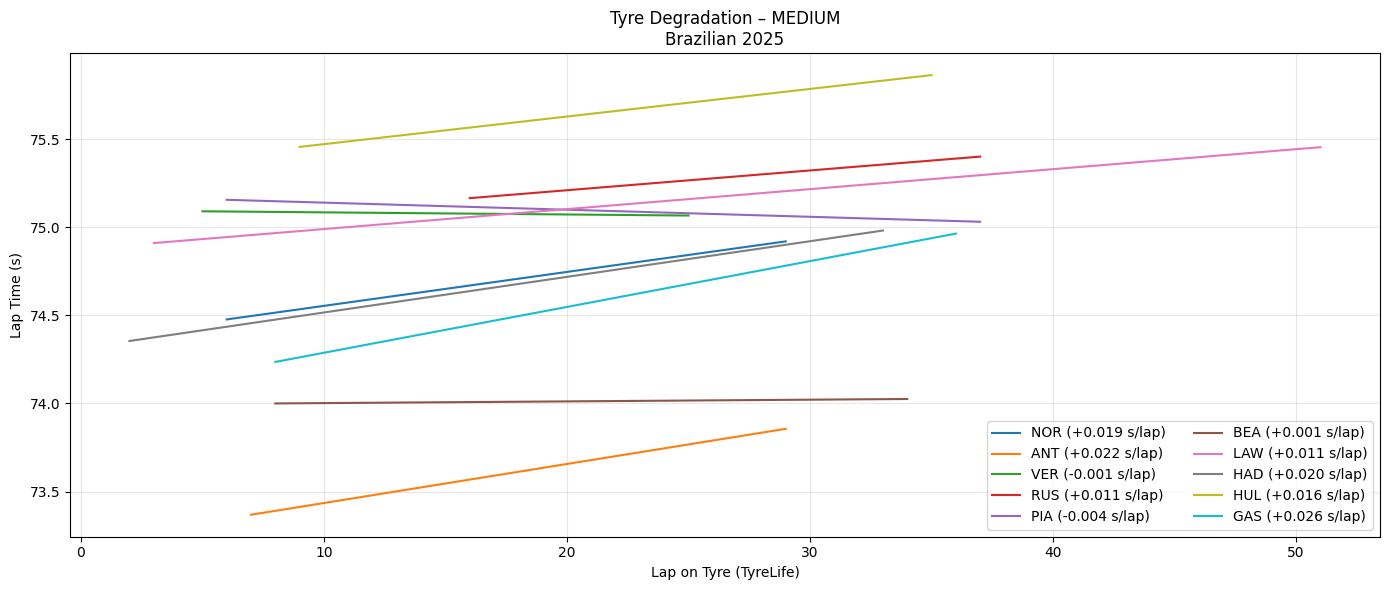

This chart was generated by the following Python code:
import fastf1, os
import pandas as pd
import numpy as np
import matplotlib.pyplot as plt
from pathlib import Path

# ========= CONFIG =========
YEAR = 2025
GP = "Brazilian"
SESSION = "R"
COMPOUND = "MEDIUM"      # SOFT / MEDIUM / HARD
TOP_N = 10             # Top N finishers
CACHE_DIR = Path("/content/fastf1_cache")

# ========= CACHE =========
CACHE_DIR.mkdir(parents=True, exist_ok=True)
fastf1.Cache.enable_cache(CACHE_DIR)

# ========= LOAD SESSION =========
session = fastf1.get_session(YEAR, GP, SESSION)
session.load()

laps = session.laps.copy()
laps = laps[laps["IsAccurate"]]

# Convert laptime to seconds
laps["LapTimeSec"] = laps["LapTime"].dt.total_seconds()

# ========= SELECT TOP DRIVERS =========
drivers = (
    session.results
    .sort_values("Position")
    .head(TOP_N)["Abbreviation"]
    .tolist()
)

laps = laps[laps["Driver"].isin(drivers)]

# ========= CLEAN LAPS =========
laps = laps[
    laps["PitInTime"].isna() &
    laps["PitOutTime"].isna() &
    (laps["Compound"] == COMPOUND)
]

# ========= REMOVE OUTLIERS (IQR PER DRIVER PER STINT) =========
clean = []

for (d, stint), dl in laps.groupby(["Driver", "Stint"]):
    if len(dl) < 5:
        continue

    q1, q3 = dl["LapTimeSec"].quantile([0.25, 0.75])
    iqr = q3 - q1

    dl = dl[
        (dl["LapTimeSec"] >= q1 - 1.5 * iqr) &
        (dl["LapTimeSec"] <= q3 + 1.5 * iqr)
    ]

    clean.append(dl)

clean = pd.concat(clean)

# ========= PLOT TYRE DEGRADATION =========
plt.figure(figsize=(14,6))

for d in drivers:
    dl = clean[clean["Driver"] == d]

    # pilih stint terpanjang untuk driver tsb
    if dl.empty:
        continue

    stint_id = (
        dl.groupby("Stint").size().idxmax()
    )

    stint_laps = dl[dl["Stint"] == stint_id]

    if len(stint_laps) < 5:
        continue

    x = stint_laps["TyreLife"]
    y = stint_laps["LapTimeSec"]

    # Linear regression → degradation slope
    z = np.polyfit(x, y, 1)
    y_fit = np.polyval(z, x)

    plt.plot(x, y_fit, label=f"{d} ({z[0]:+.03f} s/lap)")

plt.title(f"Tyre Degradation – {COMPOUND}\n{GP} {YEAR}")
plt.xlabel("Lap on Tyre (TyreLife)")
plt.ylabel("Lap Time (s)")
plt.grid(alpha=0.3)
plt.legend(ncol=2)
plt.tight_layout()
plt.show()
